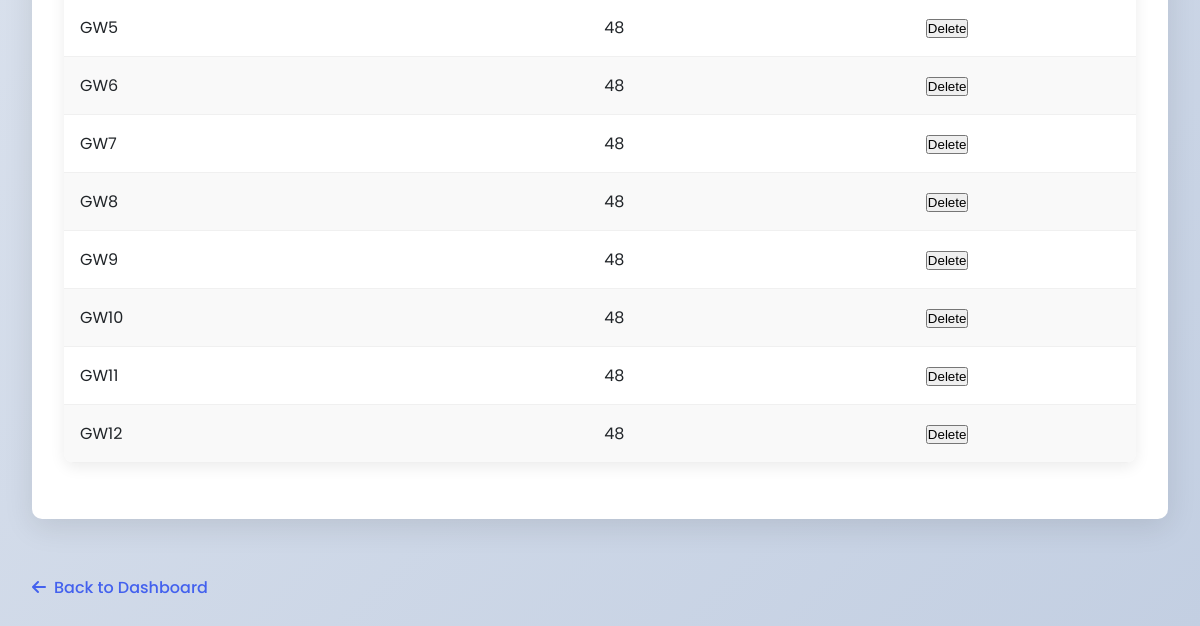
Before: /classrooms (lower part) with the older database file.
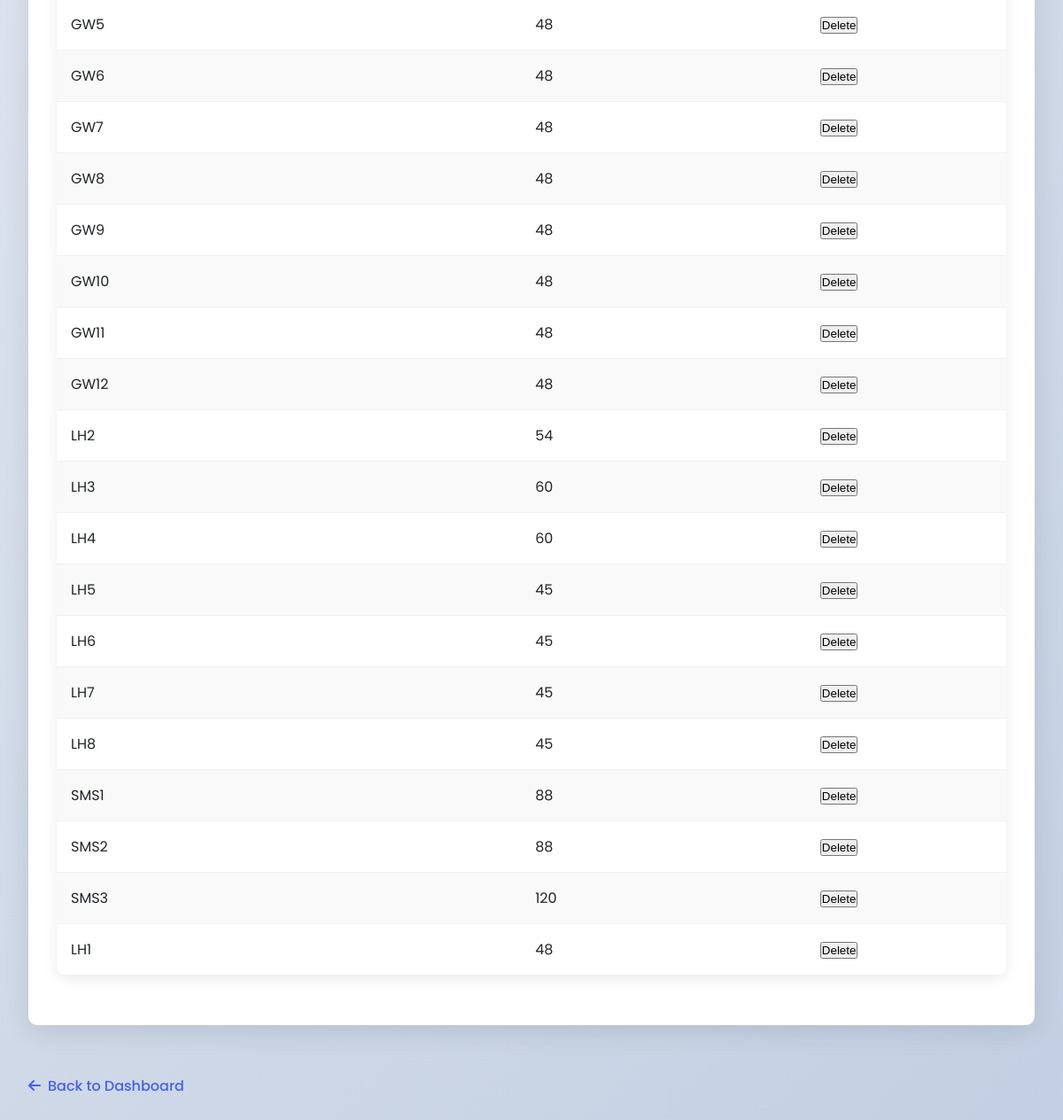
After: the same page with the newer database file.
### app.py (models this page shows)
class Classroom(db.Model):
    id = db.Column(db.Integer, primary_key=True)
    name = db.Column(db.String(50), unique=True, nullable=False)
    capacity = db.Column(db.Integer, nullable=False)

### app.py (the view, shortened to what this page needs)
@app.route('/classrooms', methods=['GET', 'POST'])
def manage_classrooms():
    classrooms = Classroom.query.all()
    """print("All classrooms in database:")
    for c in classrooms:
        print(f"ID: {c.id}, Name: {c.name}, Capacity: {c.capacity}")"""
    return render_template('classrooms.html', classrooms=classrooms)

### templates/classrooms.html (shortened to what this page needs)
<!DOCTYPE html>
<html lang="en">
<head>
    <link rel="stylesheet" href="https://cdnjs.cloudflare.com/ajax/libs/font-awesome/6.0.0-beta3/css/all.min.css">
</head>
<body>
    <div class="container">
        <div class="card">
            {% if classrooms %}
            <table>
                <tbody>
                    {% for classroom in classrooms %}
                    <tr>
                        <td>{{ classroom.name }}</td>
                        <td>{{ classroom.capacity }}</td>
                        <td>
                            <form action="{{ url_for('delete_classroom', id=classroom.id) }}" method="post" style="display:inline;">
                                <button type="submit" onclick="return confirm('Are you sure you want to delete {{ classroom.name }}?');">
                                Delete
                                </button>
                            </form>
                        </td>
                    </tr>
                    {% endfor %}
                </tbody>
            </table>
            {% else %}
            <div style="text-align: center; padding: 2rem; color: var(--gray);">
                <i class="fas fa-chalkboard" style="font-size: 2rem; margin-bottom: 1rem;"></i>
                <p>No classrooms have been added yet. Add your first classroom above.</p>
            </div>
            {% endif %}
        </div>
        <a href="{{ url_for('index') }}" class="back-link">
            <i class="fas fa-arrow-left"></i> Back to Dashboard
        </a>
    </div>
</body>
</html>

### templates/classrooms.html (style rules this page uses)
:root { --primary: #4361ee; --primary-dark: #3a56d4; --secondary: #3f37c9; --light: #f8f9fa; --dark: #212529; --success: #4cc9f0; --danger: #f72585; --warning: #f8961e; --gray: #6c757d; }
* { margin: 0; padding: 0; box-sizing: border-box; }
body { font-family: 'Poppins', sans-serif; background: linear-gradient(135deg, #f5f7fa 0%, #c3cfe2 100%); min-height: 100vh; color: var(--dark); padding: 2rem; }
.container { max-width: 1200px; margin: 0 auto; }
.card { background-color: white; border-radius: 10px; padding: 2rem; box-shadow: 0 8px 30px rgba(0, 0, 0, 0.1); margin-bottom: 2rem; }
table { width: 100%; border-collapse: collapse; margin: 1.5rem 0; background-color: white; border-radius: 10px; overflow: hidden; box-shadow: 0 4px 15px rgba(0, 0, 0, 0.08); }
tr:nth-child(even) { background-color: #f9f9f9; }
.back-link { display: inline-flex; align-items: center; gap: 0.5rem; margin-top: 1.5rem; color: var(--primary); text-decoration: none; font-weight: 500; }

Changed rows visible on the page:
added Classroom: name "LH2", capacity "54"
added Classroom: name "LH3", capacity "60"
added Classroom: name "LH4", capacity "60"
added Classroom: name "LH5", capacity "45"
added Classroom: name "LH6", capacity "45"
added Classroom: name "LH7", capacity "45"
added Classroom: name "LH8", capacity "45"
added Classroom: name "SMS1", capacity "88"
added Classroom: name "SMS2", capacity "88"
added Classroom: name "SMS3", capacity "120"
added Classroom: name "LH1", capacity "48"
